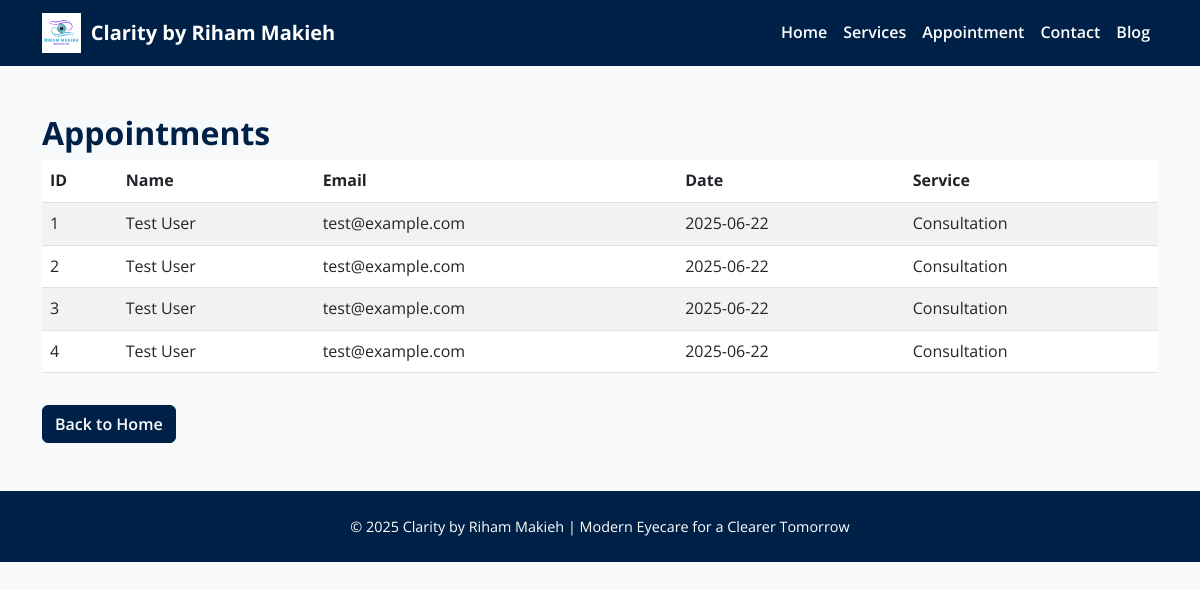
/view-appointments, run on an earlier commit of the app's database.
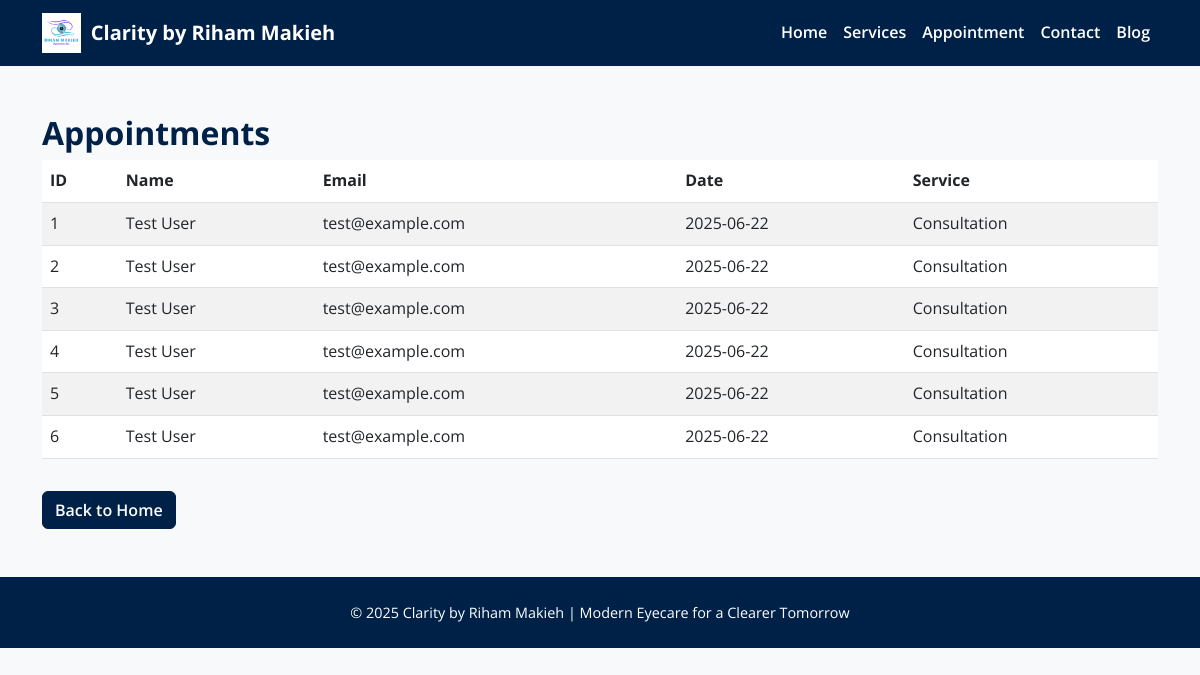
And on a later commit of the database.
### tables this page shows
CREATE TABLE appointments (
            id INTEGER PRIMARY KEY AUTOINCREMENT,
            name TEXT,
            email TEXT,
            date TEXT,
            service TEXT
        );

### app.py (the view)
@app.route('/view-appointments')
def view_appointments():
    conn = sqlite3.connect('appointments.db')
    c = conn.cursor()
    c.execute("SELECT id, name, email, date, service FROM appointments")
    appointments = c.fetchall()
    conn.close()
    return render_template('view_appointments.html', appointments=appointments)

### templates/view_appointments.html
{% extends "base.html" %}
{% block content %}
<h2>Appointments</h2>
{% if appointments %}
<table class="table table-striped">
    <thead>
        <tr>
            <th>ID</th><th>Name</th><th>Email</th><th>Date</th><th>Service</th>
        </tr>
    </thead>
    <tbody>
        {% for a in appointments %}
        <tr>
            <td>{{ a[0] }}</td>
            <td>{{ a[1] }}</td>
            <td>{{ a[2] }}</td>
            <td>{{ a[3] }}</td>
            <td>{{ a[4] }}</td>
        </tr>
        {% endfor %}
    </tbody>
</table>
{% else %}
<p>No appointments found.</p>
{% endif %}
<a href="{{ url_for('home') }}" class="btn btn-primary mt-3">Back to Home</a>
{% endblock %}

### templates/base.html (shortened to what this page needs)
<!DOCTYPE html>
<html lang="nl">
<head>
    <link href="https://cdn.jsdelivr.net/npm/bootstrap@5.3.0/dist/css/bootstrap.min.css" rel="stylesheet">
    <link rel="stylesheet" href="{{ url_for('static', filename='style.css') }}">
</head>
<body>
<nav class="navbar navbar-expand-lg navbar">
    <div class="container">
        <a class="navbar-brand fw-bold d-flex align-items-center" href="/">
            <img src="{{ url_for('static', filename='logo.png') }}" alt="Clarity logo" style="height: 40px; margin-right: 10px;">
            Clarity by Riham Makieh
        </a>
        <div class="collapse navbar-collapse" id="navbarNav">
            <ul class="navbar-nav ms-auto">
                <li class="nav-item">
                    <a class="nav-link {% if request.path == '/' %}active{% endif %}" href="/">Home</a>
                </li>
                <li class="nav-item">
                    <a class="nav-link {% if request.path == '/services' %}active{% endif %}" href="/services">Services</a>
                </li>
                <li class="nav-item">
                    <a class="nav-link {% if request.path == '/appointment' %}active{% endif %}" href="/appointment">Appointment</a>
                </li>
                <li class="nav-item">
                    <a class="nav-link {% if request.path == '/contact' %}active{% endif %}" href="/contact">Contact</a>
                </li>
                <li class="nav-item">
                    <a class="nav-link {% if request.path.startswith('/blog') %}active{% endif %}" href="/blog">Blog</a>
                </li>
            </ul>
        </div>
    </div>
</nav>
<div class="container my-5">
    {% block content %}{% endblock %}
</div>
<footer class="footer">
    <p class="mb-0">&copy; {{ 2025 }} Clarity by Riham Makieh | Modern Eyecare for a Clearer Tomorrow</p>
</footer>
</body>
</html>

### static/style.css (style rules this page uses)
:root { --blue: #002147; --purple: #6A0DAD; --light: #f8f9fa; --dark: #343a40; --white: #ffffff; --gray: #6c757d; --gray-light: #e9ecef; }
body { font-family: 'Open Sans', sans-serif; background-color: var(--light); color: var(--dark); margin: 0; padding: 0; line-height: 1.6; }
.navbar { background-color: var(--blue) !important; }
.navbar-brand, .navbar-nav .nav-link { color: var(--white) !important; font-weight: 600; }
.btn-primary { background-color: var(--blue); border-color: var(--blue); transition: background-color 0.3s ease, border-color 0.3s ease; font-weight: 600; }
h1, h2, h3 { color: var(--blue); font-weight: 700; }
.footer { background-color: var(--blue); color: var(--white); text-align: center; padding: 1.5rem 0; margin-top: 3rem; font-size: 0.9rem; }
a { color: var(--blue); text-decoration: none; transition: color 0.3s ease; }

What changed in the data, as far as the page shows it:
added appointments: id "5", name "Test User", email "test@example.com", date "2025-06-22", service "Consultation"
added appointments: id "6", name "Test User", email "test@example.com", date "2025-06-22", service "Consultation"
